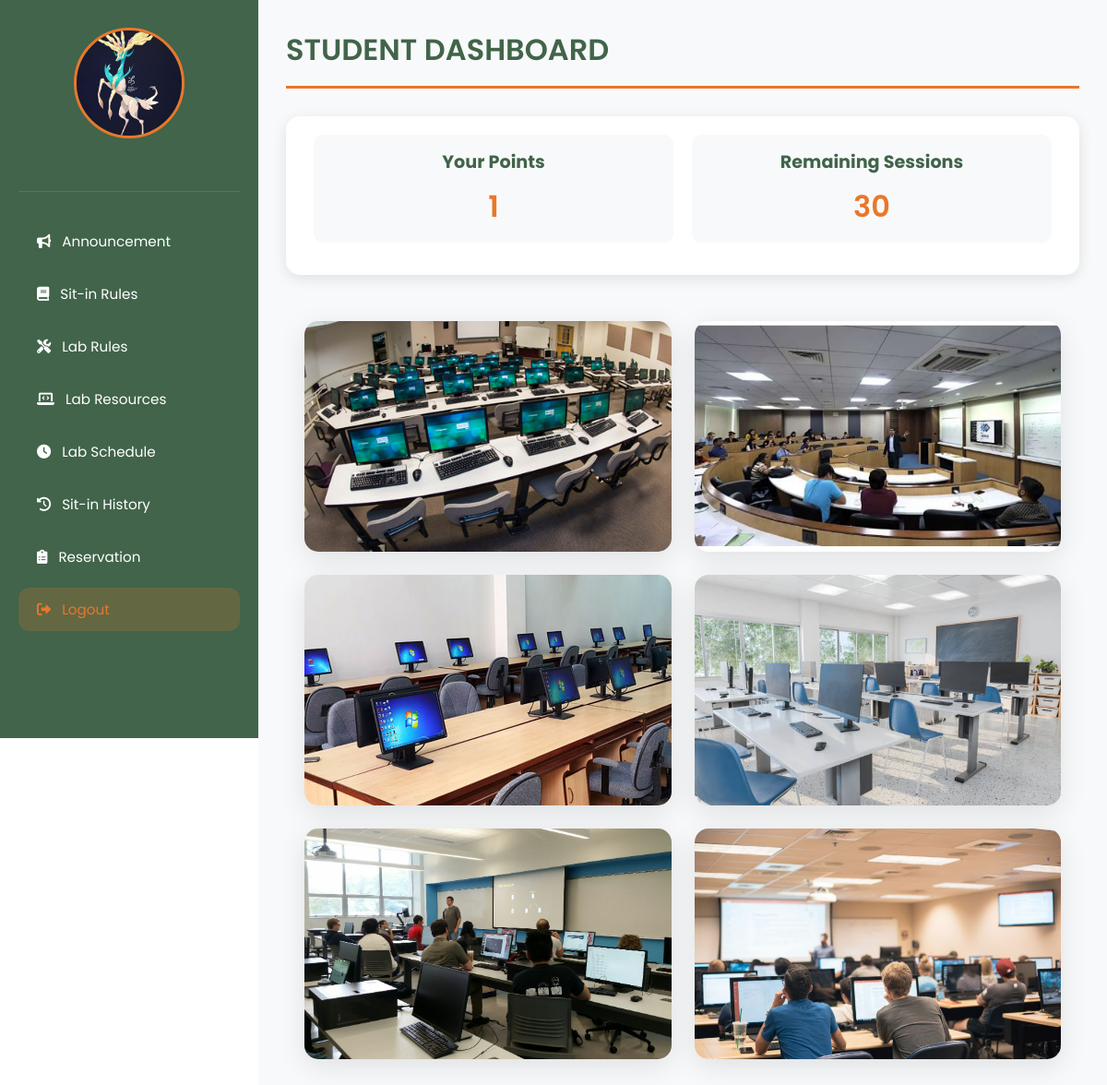
Page /student (signed in) on the committed database.
### tables this page shows
CREATE TABLE users (
            id INTEGER PRIMARY KEY AUTOINCREMENT,
            idno TEXT UNIQUE NOT NULL,
            firstname TEXT NOT NULL,
            lastname TEXT NOT NULL,
            middlename TEXT,
            course TEXT,
            year_level TEXT,
            email_address TEXT,
            password TEXT NOT NULL,
            role TEXT DEFAULT 'student',
            remaining_sessions INTEGER DEFAULT 0,
            profile_pic TEXT
        , points INTEGER DEFAULT 0);

### app.py (the view)
@app.route('/student')
def student_dashboard():
    if 'user_id' not in session:
        flash("Please log in first!", "danger")
        return redirect(url_for('login'))
    user_id = session['user_id']
    with sqlite3.connect('users.db') as conn:
        cursor = conn.cursor()
        cursor.execute("""
            SELECT idno, lastname, firstname, middlename, course, year_level,
                   email_address, profile_pic, remaining_sessions, points
            FROM users
            WHERE id = ?
        """, (user_id,))
        user = cursor.fetchone()
        if not user:
            flash("User not found!", "danger")
            return redirect(url_for('login'))
    return render_template('student.html', user=user)

### templates/student.html (shortened to what this page needs)
<!DOCTYPE html>
<html lang="en">
<head>
    <link rel="stylesheet" href="https://cdnjs.cloudflare.com/ajax/libs/font-awesome/6.0.0/css/all.min.css">
</head>
<body>
    <div class="sidebar">
        <div class="profile-section">
            <a href="{{ url_for('view_profile') }}" class="profile-link">
                <img src="{{ url_for('static', filename='profile_pics/' + (user[7] if user[7] else 'default-avatar.jpg')) }}" alt="Profile Picture">
            </a>
        </div>
        <div class="nav-links">
            <a href="{{ url_for('announcement') }}">
                <i class="fas fa-bullhorn"></i>
                <span>Announcement</span>
            </a>
            <a href="{{ url_for('sit_rules') }}">
                <i class="fas fa-book"></i>
                <span>Sit-in Rules</span>
            </a>
            <a href="{{ url_for('lab_rules') }}">
                <i class="fas fa-tools"></i>
                <span>Lab Rules</span>
            </a>
            <a href="{{ url_for('lab_resources') }}">
                <i class="fas fa-laptop-code"></i>
                <span>Lab Resources</span>
            </a>
            <a href="{{ url_for('lab_schedule') }}">
                <i class="fas fa-clock"></i>
                <span>Lab Schedule</span>
            </a>
            <a href="{{ url_for('sit_history') }}">
                <i class="fas fa-history"></i>
                <span>Sit-in History</span>
            </a>
            <a href="{{ url_for('reserve') }}">
                <i class="fas fa-clipboard-list"></i>
                <span>Reservation</span>
            </a>
            <a href="{{ url_for('logout') }}" class="logout">
                <i class="fas fa-sign-out-alt"></i>
                <span>Logout</span>
            </a>
        </div>
    </div>
    <div class="content">
        <div class="header">STUDENT DASHBOARD</div>
        <div class="points-section">
            <div class="points-info">
                <div class="points-box">
                    <h3>Your Points</h3>
                    <p>{{ user[9] or 0 }}</p>
                </div>
                <div class="sessions-box">
                    <h3>Remaining Sessions</h3>
                    <p>{{ user[8] or 0 }}</p>
                </div>
            </div>
        </div>
        <div class="image-container">
            <div class="container">
                <img src="{{ url_for('static', filename='images/lab1.jpg') }}" alt="Modern Computer Lab">
            </div>
            <div class="container">
                <img src="{{ url_for('static', filename='images/lab2.jpg') }}" alt="Programming Session">
            </div>
            <div class="container">
                <img src="{{ url_for('static', filename='images/lab3.jpg') }}" alt="Group Study">
            </div>
            <div class="container">
                <img src="{{ url_for('static', filename='images/lab4.jpg') }}" alt="Lab Equipment">
            </div>
            <div class="container">
                <img src="{{ url_for('static', filename='images/lab5.jpg') }}" alt="Research Area">
            </div>
            <div class="container">
                <img src="{{ url_for('static', filename='images/lab6.jpg') }}" alt="Project Space">
            </div>
        </div>
    </div>
</body>
</html>

### templates/student.html (style rules this page uses)
* { margin: 0; padding: 0; box-sizing: border-box; font-family: 'Poppins', sans-serif; }
body { background: #ffffff; min-height: 100vh; display: flex; }
.sidebar { width: 280px; background: #41644A; padding: 30px 20px; position: fixed; height: 100vh; transition: all 0.3s ease; }
.profile-section { text-align: center; padding-bottom: 30px; border-bottom: 1px solid rgba(255, 255, 255, 0.1); margin-bottom: 30px; }
.profile-section img { width: 120px; height: 120px; border-radius: 50%; object-fit: cover; border: 3px solid #E9772B; margin-bottom: 15px; transition: transform 0.3s ease; }
.nav-links { display: flex; flex-direction: column; gap: 10px; }
.nav-links a { color: white; text-decoration: none; padding: 12px 20px; border-radius: 12px; transition: all 0.3s ease; display: flex; align-items: center; gap: 12px; font-size: 0.95em; }
.nav-links a.logout { margin-top: auto; background: rgba(233, 119, 43, 0.2); color: #E9772B; }
.content { flex: 1; margin-left: 280px; padding: 30px; background: #f8f9fa; }
.header { color: #41644A; font-size: 2em; font-weight: 600; margin-bottom: 30px; padding-bottom: 15px; border-bottom: 3px solid #E9772B; }
.points-section { background: white; padding: 20px; border-radius: 15px; margin-bottom: 30px; box-shadow: 0 4px 15px rgba(0, 0, 0, 0.1); }
.points-info { display: flex; justify-content: space-between; align-items: center; margin-bottom: 15px; }
.points-box, .sessions-box { flex: 1; text-align: center; padding: 15px; background: #f8f9fa; border-radius: 10px; margin: 0 10px; }
.points-box h3, .sessions-box h3 { color: #41644A; font-size: 1.2em; margin-bottom: 10px; }
.points-box p, .sessions-box p { color: #E9772B; font-size: 2em; font-weight: 600; }
.image-container { display: grid; grid-template-columns: repeat(auto-fit, minmax(300px, 1fr)); gap: 25px; padding: 20px; }
.container { position: relative; height: 250px; border-radius: 15px; overflow: hidden; box-shadow: 0 8px 30px rgba(0, 0, 0, 0.1); transition: transform 0.3s ease; }
.container img { width: 100%; height: 100%; object-fit: cover; transition: transform 0.3s ease; }
.profile-section .profile-link { text-decoration: none; display: block; transition: transform 0.3s ease; }

### rows in the picture
users: profile_pic (picture), points "1", remaining_sessions "30"
